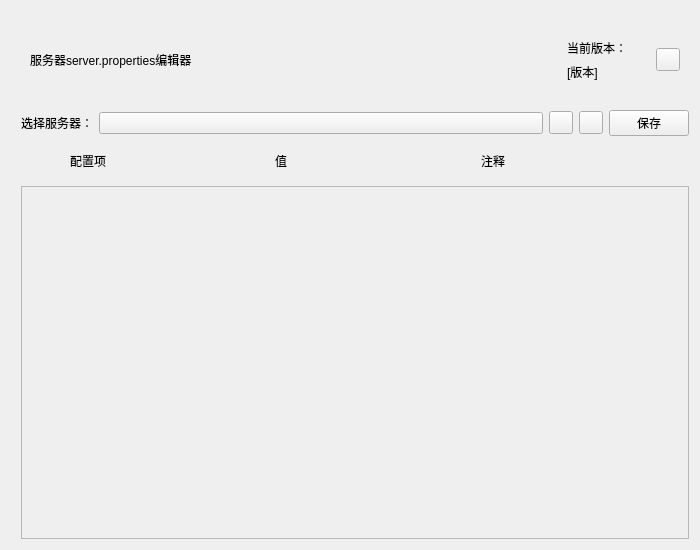
<?xml version="1.0" encoding="UTF-8"?>
<ui version="4.0">
 <class>SPEMainUI</class>
 <widget class="QFrame" name="SPEMainUI">
  <property name="geometry">
   <rect>
    <x>0</x>
    <y>0</y>
    <width>700</width>
    <height>550</height>
   </rect>
  </property>
  <property name="sizePolicy">
   <sizepolicy hsizetype="Expanding" vsizetype="Expanding">
    <horstretch>0</horstretch>
    <verstretch>0</verstretch>
   </sizepolicy>
  </property>
  <property name="windowTitle">
   <string/>
  </property>
  <layout class="QGridLayout" name="gridLayout">
   <item row="4" column="3">
    <widget class="TransparentToolButton" name="undoBtn"/>
   </item>
   <item row="4" column="1">
    <widget class="StrongBodyLabel" name="StrongBodyLabel">
     <property name="sizePolicy">
      <sizepolicy hsizetype="Fixed" vsizetype="Fixed">
       <horstretch>0</horstretch>
       <verstretch>0</verstretch>
      </sizepolicy>
     </property>
     <property name="text">
      <string>选择服务器：</string>
     </property>
    </widget>
   </item>
   <item row="4" column="5">
    <widget class="PrimaryPushButton" name="saveBtn">
     <property name="sizePolicy">
      <sizepolicy hsizetype="Fixed" vsizetype="Fixed">
       <horstretch>0</horstretch>
       <verstretch>0</verstretch>
      </sizepolicy>
     </property>
     <property name="text">
      <string>保存</string>
     </property>
    </widget>
   </item>
   <item row="1" column="1" colspan="2">
    <widget class="QWidget" name="titleLimitWidget" native="true">
     <layout class="QGridLayout" name="gridLayout_3">
      <item row="0" column="0">
       <widget class="TitleLabel" name="titleLabel">
        <property name="sizePolicy">
         <sizepolicy hsizetype="Preferred" vsizetype="Fixed">
          <horstretch>0</horstretch>
          <verstretch>0</verstretch>
         </sizepolicy>
        </property>
        <property name="text">
         <string>服务器server.properties编辑器</string>
        </property>
       </widget>
      </item>
     </layout>
    </widget>
   </item>
   <item row="4" column="2">
    <widget class="ComboBox" name="selectServerComboBox"/>
   </item>
   <item row="4" column="4">
    <widget class="TransparentToolButton" name="redoBtn"/>
   </item>
   <item row="6" column="1" colspan="5">
    <widget class="SmoothScrollArea" name="propertiesSmoothScrollArea">
     <property name="verticalScrollBarPolicy">
      <enum>Qt::ScrollBarAsNeeded</enum>
     </property>
     <property name="widgetResizable">
      <bool>true</bool>
     </property>
     <widget class="QWidget" name="propertiesScrollAreaWidgetContents">
      <property name="geometry">
       <rect>
        <x>0</x>
        <y>0</y>
        <width>664</width>
        <height>327</height>
       </rect>
      </property>
      <layout class="QGridLayout" name="gridLayout_2">
       <item row="0" column="0">
        <layout class="QVBoxLayout" name="verticalLayout"/>
       </item>
      </layout>
     </widget>
    </widget>
   </item>
   <item row="3" column="2">
    <spacer name="bottomSpacer">
     <property name="orientation">
      <enum>Qt::Vertical</enum>
     </property>
     <property name="sizeType">
      <enum>QSizePolicy::Fixed</enum>
     </property>
     <property name="sizeHint" stdset="0">
      <size>
       <width>20</width>
       <height>5</height>
      </size>
     </property>
    </spacer>
   </item>
   <item row="1" column="0">
    <spacer name="leftSpacer">
     <property name="orientation">
      <enum>Qt::Horizontal</enum>
     </property>
     <property name="sizeType">
      <enum>QSizePolicy::Fixed</enum>
     </property>
     <property name="sizeHint" stdset="0">
      <size>
       <width>10</width>
       <height>20</height>
      </size>
     </property>
    </spacer>
   </item>
   <item row="0" column="2">
    <spacer name="topSpacer">
     <property name="orientation">
      <enum>Qt::Vertical</enum>
     </property>
     <property name="sizeType">
      <enum>QSizePolicy::Fixed</enum>
     </property>
     <property name="sizeHint" stdset="0">
      <size>
       <width>20</width>
       <height>10</height>
      </size>
     </property>
    </spacer>
   </item>
   <item row="5" column="1" colspan="5">
    <widget class="QWidget" name="subtitleWidget" native="true">
     <property name="sizePolicy">
      <sizepolicy hsizetype="Expanding" vsizetype="Fixed">
       <horstretch>0</horstretch>
       <verstretch>0</verstretch>
      </sizepolicy>
     </property>
     <property name="minimumSize">
      <size>
       <width>0</width>
       <height>30</height>
      </size>
     </property>
     <layout class="QHBoxLayout" name="horizontalLayout">
      <item>
       <spacer name="horizontalSpacer">
        <property name="orientation">
         <enum>Qt::Horizontal</enum>
        </property>
        <property name="sizeType">
         <enum>QSizePolicy::Fixed</enum>
        </property>
        <property name="sizeHint" stdset="0">
         <size>
          <width>40</width>
          <height>20</height>
         </size>
        </property>
       </spacer>
      </item>
      <item>
       <widget class="SubtitleLabel" name="propertyNameSTitle">
        <property name="text">
         <string>配置项</string>
        </property>
       </widget>
      </item>
      <item>
       <widget class="SubtitleLabel" name="propertyValueSTitle">
        <property name="text">
         <string>值</string>
        </property>
       </widget>
      </item>
      <item>
       <widget class="SubtitleLabel" name="tipSTitle">
        <property name="text">
         <string>注释</string>
        </property>
       </widget>
      </item>
     </layout>
    </widget>
   </item>
   <item row="1" column="3" colspan="3">
    <widget class="QWidget" name="updateWidget" native="true">
     <layout class="QGridLayout" name="gridLayout_4">
      <item row="0" column="1">
       <widget class="ToolButton" name="checkUpdateBtn"/>
      </item>
      <item row="0" column="0">
       <widget class="QWidget" name="widget" native="true">
        <layout class="QVBoxLayout" name="verticalLayout_2">
         <item>
          <widget class="StrongBodyLabel" name="currentVersionTitle">
           <property name="text">
            <string>当前版本：</string>
           </property>
          </widget>
         </item>
         <item>
          <widget class="BodyLabel" name="currentVersionValue">
           <property name="text">
            <string>[版本]</string>
           </property>
          </widget>
         </item>
        </layout>
       </widget>
      </item>
     </layout>
    </widget>
   </item>
  </layout>
 </widget>
 <customwidgets>
  <customwidget>
   <class>ComboBox</class>
   <extends>QPushButton</extends>
   <header>qfluentwidgets</header>
  </customwidget>
  <customwidget>
   <class>PushButton</class>
   <extends>QPushButton</extends>
   <header>qfluentwidgets</header>
  </customwidget>
  <customwidget>
   <class>PrimaryPushButton</class>
   <extends>PushButton</extends>
   <header>qfluentwidgets</header>
  </customwidget>
  <customwidget>
   <class>ToolButton</class>
   <extends>QToolButton</extends>
   <header>qfluentwidgets</header>
  </customwidget>
  <customwidget>
   <class>TransparentToolButton</class>
   <extends>ToolButton</extends>
   <header>qfluentwidgets</header>
  </customwidget>
  <customwidget>
   <class>SmoothScrollArea</class>
   <extends>QScrollArea</extends>
   <header>qfluentwidgets</header>
   <container>1</container>
  </customwidget>
  <customwidget>
   <class>BodyLabel</class>
   <extends>QLabel</extends>
   <header>qfluentwidgets</header>
  </customwidget>
  <customwidget>
   <class>StrongBodyLabel</class>
   <extends>QLabel</extends>
   <header>qfluentwidgets</header>
  </customwidget>
  <customwidget>
   <class>SubtitleLabel</class>
   <extends>QLabel</extends>
   <header>qfluentwidgets</header>
  </customwidget>
  <customwidget>
   <class>TitleLabel</class>
   <extends>QLabel</extends>
   <header>qfluentwidgets</header>
  </customwidget>
 </customwidgets>
 <resources/>
 <connections/>
</ui>
